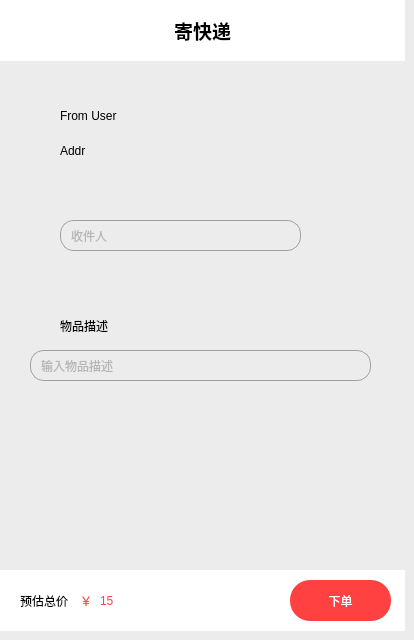
   <widget class="QWidget" name="page_send">
    <property name="styleSheet">
     <string notr="true">background-color: rgb(236,236,236);</string>
    </property>
    <widget class="QLabel" name="label_3">
     <property name="geometry">
      <rect>
       <x>0</x>
       <y>0</y>
       <width>405</width>
       <height>61</height>
      </rect>
     </property>
     <property name="font">
      <font>
       <family>黑体</family>
      </font>
     </property>
     <property name="styleSheet">
      <string notr="true">background-color: rgb(255, 255, 255);</string>
     </property>
     <property name="text">
      <string>&lt;html&gt;&lt;head/&gt;&lt;body&gt;&lt;p align=&quot;center&quot;&gt;&lt;span style=&quot; font-size:14pt; font-weight:700;&quot;&gt;寄快递&lt;/span&gt;&lt;/p&gt;&lt;/body&gt;&lt;/html&gt;</string>
     </property>
    </widget>
    <widget class="QWidget" name="widget_3" native="true">
     <property name="geometry">
      <rect>
       <x>0</x>
       <y>570</y>
       <width>405</width>
       <height>61</height>
      </rect>
     </property>
     <property name="styleSheet">
      <string notr="true">background-color: rgb(255, 255, 255);</string>
     </property>
     <widget class="QPushButton" name="send_packet">
      <property name="geometry">
       <rect>
        <x>290</x>
        <y>10</y>
        <width>101</width>
        <height>41</height>
       </rect>
      </property>
      <property name="styleSheet">
       <string notr="true">border:none;
background-color: rgb(255, 65, 65);
border-radius:20px;
color: rgb(255, 255, 255);
font: 700 11pt &quot;微软雅黑&quot;;</string>
      </property>
      <property name="text">
       <string>下单</string>
      </property>
     </widget>
     <widget class="QLabel" name="label_5">
      <property name="geometry">
       <rect>
        <x>20</x>
        <y>10</y>
        <width>61</width>
        <height>41</height>
       </rect>
      </property>
      <property name="styleSheet">
       <string notr="true">color: rgb(0, 0, 0);
font: 700 10pt &quot;微软雅黑&quot;;</string>
      </property>
      <property name="text">
       <string>预估总价</string>
      </property>
     </widget>
     <widget class="QLabel" name="send_price">
      <property name="geometry">
       <rect>
        <x>100</x>
        <y>10</y>
        <width>121</width>
        <height>41</height>
       </rect>
      </property>
      <property name="styleSheet">
       <string notr="true">color: rgb(255, 65, 65);
font: 700 13pt &quot;微软雅黑&quot;;</string>
      </property>
      <property name="text">
       <string>15</string>
      </property>
     </widget>
     <widget class="QLabel" name="label_17">
      <property name="geometry">
       <rect>
        <x>80</x>
        <y>10</y>
        <width>21</width>
        <height>41</height>
       </rect>
      </property>
      <property name="styleSheet">
       <string notr="true">color: rgb(255, 65, 65);
font: 700 13pt &quot;微软雅黑&quot;;</string>
      </property>
      <property name="text">
       <string>￥</string>
      </property>
     </widget>
    </widget>
    <widget class="QWidget" name="widget_4" native="true">
     <property name="geometry">
      <rect>
       <x>0</x>
       <y>70</y>
       <width>401</width>
       <height>221</height>
      </rect>
     </property>
     <property name="styleSheet">
      <string notr="true">border-image: url(:/res/background/send_window.png);
</string>
     </property>
     <widget class="QLabel" name="send_from">
      <property name="geometry">
       <rect>
        <x>60</x>
        <y>30</y>
        <width>241</width>
        <height>31</height>
       </rect>
      </property>
      <property name="styleSheet">
       <string notr="true">border-image:none;
background:none;
font: 700 12pt &quot;微软雅黑&quot;;</string>
      </property>
      <property name="text">
       <string>From User</string>
      </property>
     </widget>
     <widget class="QLineEdit" name="send_dest">
      <property name="geometry">
       <rect>
        <x>60</x>
        <y>150</y>
        <width>241</width>
        <height>31</height>
       </rect>
      </property>
      <property name="styleSheet">
       <string notr="true">border-image:none;
border:1px solid #A0A0A0;
border-radius:14px;
font: 700 11pt &quot;微软雅黑&quot;;
padding-left:8px;
color: rgb(127,127,127);
background-color:rgb(236,236,236);</string>
      </property>
      <property name="maxLength">
       <number>10</number>
      </property>
      <property name="placeholderText">
       <string>收件人</string>
      </property>
     </widget>
     <widget class="QLabel" name="send_from_addr">
      <property name="geometry">
       <rect>
        <x>60</x>
        <y>70</y>
        <width>241</width>
        <height>21</height>
       </rect>
      </property>
      <property name="styleSheet">
       <string notr="true">border-image:none;
background:none;
font: 700 12pt &quot;微软雅黑&quot;;</string>
      </property>
      <property name="text">
       <string>Addr</string>
      </property>
     </widget>
    </widget>
    <widget class="QWidget" name="widget_5" native="true">
     <property name="geometry">
      <rect>
       <x>0</x>
       <y>290</y>
       <width>401</width>
       <height>121</height>
      </rect>
     </property>
     <property name="styleSheet">
      <string notr="true">border-image: url(:/res/background/send_detail.png);
</string>
     </property>
     <widget class="QLabel" name="label_15">
      <property name="geometry">
       <rect>
        <x>60</x>
        <y>20</y>
        <width>61</width>
        <height>31</height>
       </rect>
      </property>
      <property name="styleSheet">
       <string notr="true">border-image:none;
background:none;
color: rgb(0, 0, 0);
font: 700 10pt &quot;微软雅黑&quot;;</string>
      </property>
      <property name="text">
       <string>物品描述</string>
      </property>
     </widget>
     <widget class="QLineEdit" name="packet_describe">
      <property name="geometry">
       <rect>
        <x>30</x>
        <y>60</y>
        <width>341</width>
        <height>31</height>
       </rect>
      </property>
      <property name="styleSheet">
       <string notr="true">border-image:none;
border:1px solid #A0A0A0;
border-radius:14px;
font: 700 11pt &quot;微软雅黑&quot;;
padding-left:8px;
color: rgb(127,127,127);
background-color:rgb(236,236,236);
</string>
      </property>
      <property name="text">
       <string/>
      </property>
      <property name="placeholderText">
       <string>输入物品描述</string>
      </property>
     </widget>
    </widget>
   </widget>
